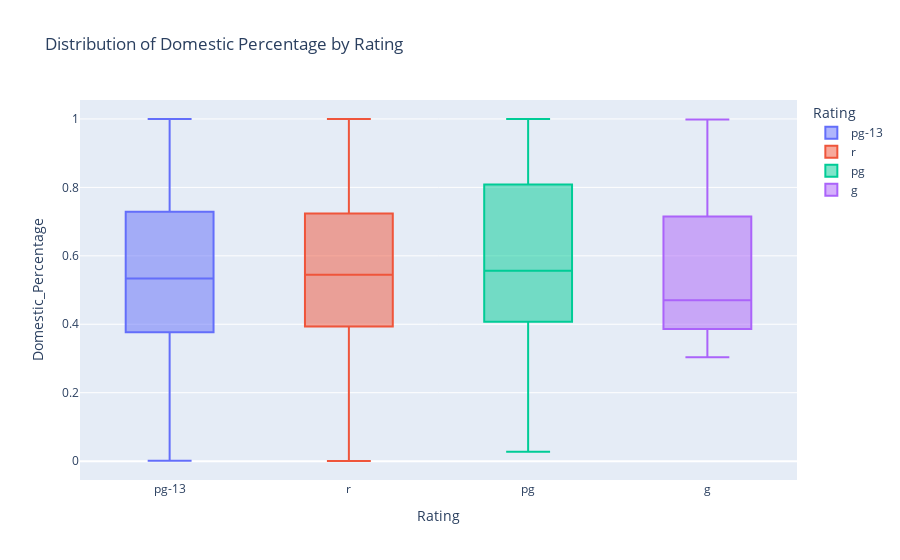
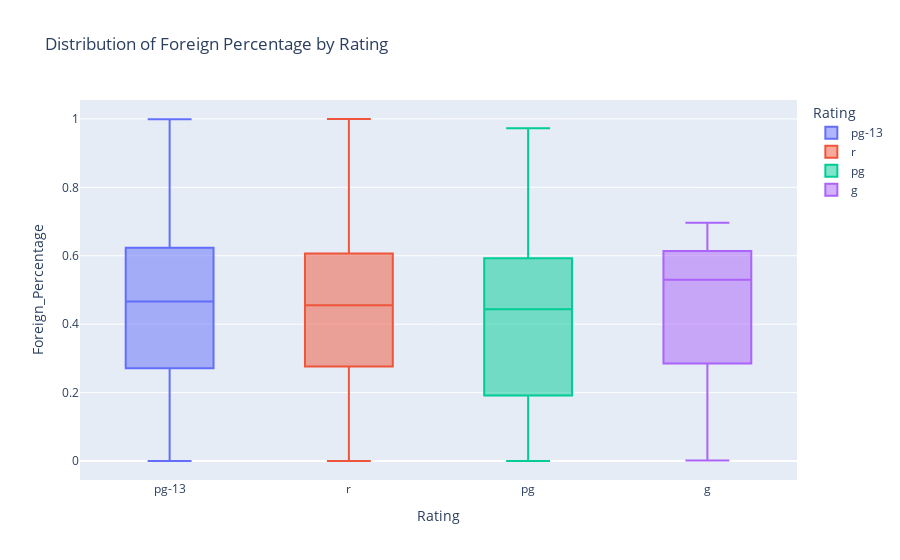

The notebook cell saved with these charts, in order:
### Code cell
fig = px.box(
    final_df, 
    x="Rating", 
    y="Domestic_Percentage", 
    color="Rating",
    title="Distribution of Domestic Percentage by Rating"
)

fig.show()

fig = px.box(
    final_df, 
    x="Rating", 
    y="Foreign_Percentage", 
    color="Rating",
    title="Distribution of Foreign Percentage by Rating"
)
fig.show()

### Figure 1 — Plotly figure (JSON) as saved in the notebook; plotly's stock layout.template omitted (floating-point values rounded to 4 significant figures; data arrays with more than 128 entries replaced by an {"elided": "..."} marker saying what was removed)
{"data": [{"alignmentgroup": "True", "hovertemplate": "Rating=%{x}<br>Domestic_Percentage=%{y}<extra></extra>", "legendgroup": "pg-13", "marker": {"color": "#636efa"}, "name": "pg-13", "notched": false, "offsetgroup": "pg-13", "orientation": "v", "showlegend": true, "type": "box", "x": {"elided": "1115 str values"}, "x0": " ", "xaxis": "x", "y": {"elided": "1115 float values"}, "y0": " ", "yaxis": "y"}, {"alignmentgroup": "True", "hovertemplate": "Rating=%{x}<br>Domestic_Percentage=%{y}<extra></extra>", "legendgroup": "r", "marker": {"color": "#EF553B"}, "name": "r", "notched": false, "offsetgroup": "r", "orientation": "v", "showlegend": true, "type": "box", "x": {"elided": "1168 str values"}, "x0": " ", "xaxis": "x", "y": {"elided": "1168 float values"}, "y0": " ", "yaxis": "y"}, {"alignmentgroup": "True", "hovertemplate": "Rating=%{x}<br>Domestic_Percentage=%{y}<extra></extra>", "legendgroup": "pg", "marker": {"color": "#00cc96"}, "name": "pg", "notched": false, "offsetgroup": "pg", "orientation": "v", "showlegend": true, "type": "box", "x": {"elided": "375 str values"}, "x0": " ", "xaxis": "x", "y": {"elided": "375 float values"}, "y0": " ", "yaxis": "y"}, {"alignmentgroup": "True", "hovertemplate": "Rating=%{x}<br>Domestic_Percentage=%{y}<extra></extra>", "legendgroup": "g", "marker": {"color": "#ab63fa"}, "name": "g", "notched": false, "offsetgroup": "g", "orientation": "v", "showlegend": true, "type": "box", "x": ["g", "g", "g", "g", "g", "g", "g", "g", "g", "g", "g", "g", "g", "g", "g", "g", "g", "g", "g", "g", "g", "g", "g", "g", "g", "g", "g", "g", "g"], "x0": " ", "xaxis": "x", "y": [0.3813, 0.3983, 0.5571, 0.4688, 0.4065, 0.3341, 0.4704, 0.4581, 0.8827, 0.7858, 0.9985, 0.3611, 0.5147, 0.325, 0.9526, 0.3295, 0.4207, 0.7407, 0.5979, 0.6023, 0.7063, 0.9392, 0.8055, 0.4737, 0.3653, 0.3883, 0.4042, 0.3035, 0.5323], "y0": " ", "yaxis": "y"}], "layout": {"boxmode": "overlay", "legend": {"title": {"text": "Rating"}, "tracegroupgap": 0}, "title": {"text": "Distribution of Domestic Percentage by Rating"}, "xaxis": {"anchor": "y", "categoryarray": ["pg-13", "r", "pg", "g"], "categoryorder": "array", "domain": [0, 1], "title": {"text": "Rating"}}, "yaxis": {"anchor": "x", "domain": [0, 1], "title": {"text": "Domestic_Percentage"}}}}

### Figure 2 — Plotly figure (JSON) as saved in the notebook; plotly's stock layout.template omitted (floating-point values rounded to 4 significant figures; data arrays with more than 128 entries replaced by an {"elided": "..."} marker saying what was removed)
{"data": [{"alignmentgroup": "True", "hovertemplate": "Rating=%{x}<br>Foreign_Percentage=%{y}<extra></extra>", "legendgroup": "pg-13", "marker": {"color": "#636efa"}, "name": "pg-13", "notched": false, "offsetgroup": "pg-13", "orientation": "v", "showlegend": true, "type": "box", "x": {"elided": "1115 str values"}, "x0": " ", "xaxis": "x", "y": {"elided": "1115 float values"}, "y0": " ", "yaxis": "y"}, {"alignmentgroup": "True", "hovertemplate": "Rating=%{x}<br>Foreign_Percentage=%{y}<extra></extra>", "legendgroup": "r", "marker": {"color": "#EF553B"}, "name": "r", "notched": false, "offsetgroup": "r", "orientation": "v", "showlegend": true, "type": "box", "x": {"elided": "1168 str values"}, "x0": " ", "xaxis": "x", "y": {"elided": "1168 float values"}, "y0": " ", "yaxis": "y"}, {"alignmentgroup": "True", "hovertemplate": "Rating=%{x}<br>Foreign_Percentage=%{y}<extra></extra>", "legendgroup": "pg", "marker": {"color": "#00cc96"}, "name": "pg", "notched": false, "offsetgroup": "pg", "orientation": "v", "showlegend": true, "type": "box", "x": {"elided": "375 str values"}, "x0": " ", "xaxis": "x", "y": {"elided": "375 float values"}, "y0": " ", "yaxis": "y"}, {"alignmentgroup": "True", "hovertemplate": "Rating=%{x}<br>Foreign_Percentage=%{y}<extra></extra>", "legendgroup": "g", "marker": {"color": "#ab63fa"}, "name": "g", "notched": false, "offsetgroup": "g", "orientation": "v", "showlegend": true, "type": "box", "x": ["g", "g", "g", "g", "g", "g", "g", "g", "g", "g", "g", "g", "g", "g", "g", "g", "g", "g", "g", "g", "g", "g", "g", "g", "g", "g", "g", "g", "g"], "x0": " ", "xaxis": "x", "y": [0.6187, 0.6017, 0.4429, 0.5312, 0.5935, 0.6659, 0.5296, 0.5419, 0.1173, 0.2142, 0.001462, 0.6389, 0.4853, 0.675, 0.04742, 0.6705, 0.5793, 0.2593, 0.4021, 0.3977, 0.2937, 0.06077, 0.1945, 0.5263, 0.6347, 0.6117, 0.5958, 0.6965, 0.4677], "y0": " ", "yaxis": "y"}], "layout": {"boxmode": "overlay", "legend": {"title": {"text": "Rating"}, "tracegroupgap": 0}, "title": {"text": "Distribution of Foreign Percentage by Rating"}, "xaxis": {"anchor": "y", "categoryarray": ["pg-13", "r", "pg", "g"], "categoryorder": "array", "domain": [0, 1], "title": {"text": "Rating"}}, "yaxis": {"anchor": "x", "domain": [0, 1], "title": {"text": "Foreign_Percentage"}}}}
